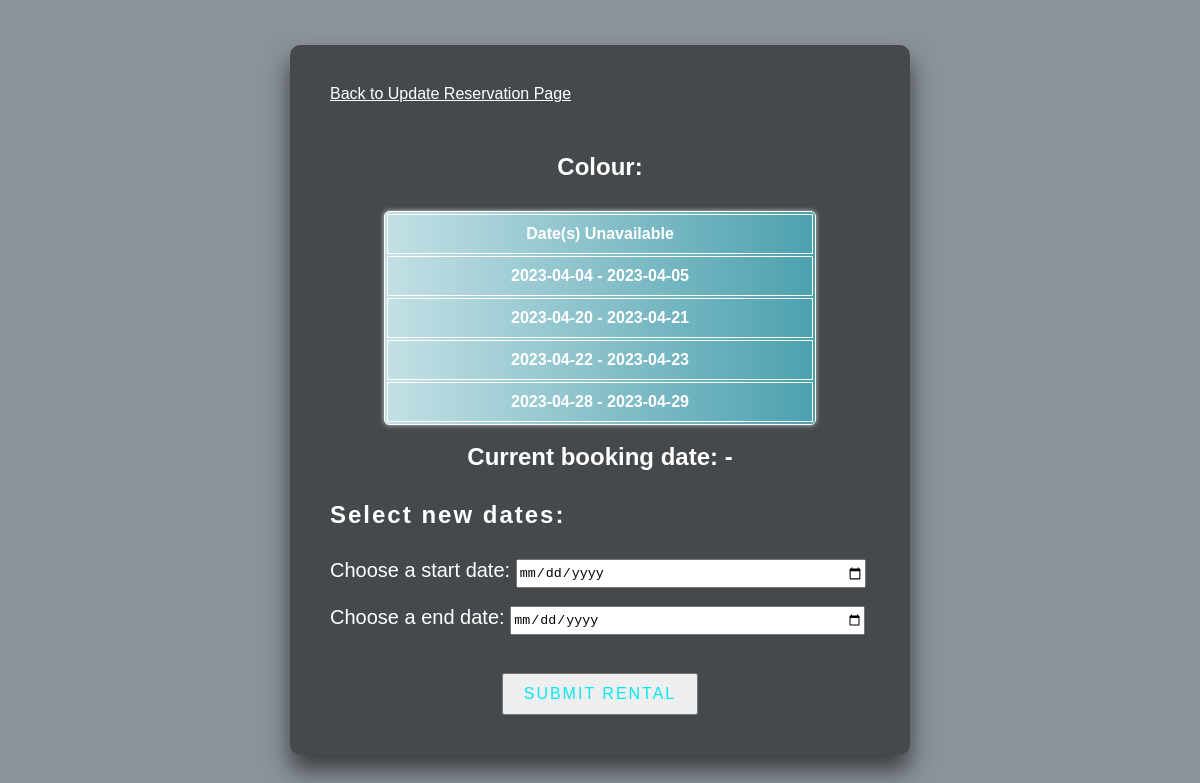
The app's page /updateReservationDate.php?car_model_id=BCFS with its own data.
### tables this page shows
CREATE TABLE `Reservation` (
  `reservation_id` varchar(100) NOT NULL,
  `staff_id` varchar(20) DEFAULT NULL,
  `car_model_id` varchar(100) DEFAULT NULL,
  `start_date` date DEFAULT NULL,
  `end_date` date DEFAULT NULL
);

### src/updateReservationDate.php (the view, shortened to what this page needs)
<?php
	include("connection.php");
    $car_model_id = $_GET["car_model_id"];
    $car_name = $_GET["car_name"];
    $car_colour = $_GET["car_colour"];
    $start_date = $_GET["start_date"];
    $end_date = $_GET["end_date"];
    $old_reservation_id = $_GET["id"];
    $car_data_query = "SELECT Car.car_name, Reservation.start_date, Reservation.end_date FROM Reservation INNER JOIN Car ON Car.car_model_id = Reservation.car_model_id WHERE Reservation.start_date <> '$start_date' AND Reservation.end_date <> '$end_date' AND Reservation.car_model_id = '$car_model_id' ORDER BY Reservation.start_date ASC";
    $car_data_result = mysqli_query($con, $car_data_query);
?>
<!DOCTYPE html>
<html>
<head>
    <link rel="stylesheet" href="style.css">
    <div class="login-box" style="width: 620px;">
	<div id="box">
</head>
<body>
<a href="updateReservation.php?id=<?php echo $old_reservation_id;?>" style="color: white;">Back to Update Reservation Page</a><br>
	<br>
	<div id="box">
        <h1><?php echo $car_name?></h1>
        <h2>Colour: <?php echo $car_colour?></h2>
        <?php
            $header_printed = false;
            if(mysqli_num_rows($car_data_result) > 0) {
                while($car_data = mysqli_fetch_assoc($car_data_result))
                {
                    $date_unavailable = $car_data['start_date'] . " - " . $car_data['end_date'];
                    if(!empty($date_unavailable)) {
                        if(!$header_printed) {
                            ?>
                            <table style="border: 1px solid white;">
                                <tr>
                                    <td style="border: 1px solid white"><strong> Date(s) Unavailable </strong></td>
                                </tr>
                            <?php
                            $header_printed = true;
                        }
                        ?>
                            <tr>
                                <td style="border: 1px solid white;"><strong><?php echo $date_unavailable ?></strong></td>
                            </tr>
                        <?php
                    }
                }
            }
            if(!$header_printed) {
                ?>
                <h3>All dates available</h3>
                <?php
            } else {
                ?>
                </table>
                <?php
            }
        ?>
        <br><h2>Current booking date: <?php echo $start_date . " - " . $end_date ?></h2>
        <form method="post" onsubmit="return validateDates()">
			<h2 style= "text-align: left; letter-spacing: 2px;">Select new dates:</h2>
			<label for="new_start_date" style="font-size: 20px; color: white;">Choose a start date: </label>
			<input type="date" id="new_start_date" name="new_start_date" required style="width: 345px; height: 25px"><br><br>
            <label for="new_end_date" style="font-size: 20px; color: white;">Choose a end date: </label>
			<input type="date" id="new_end_date" name="new_end_date" required style="width: 350px; height: 25px"><br><br>
            <div class="centers">
                <button input type="submit" value="Submit Rental">
                Submit Rental
                </button>
            </div>
		</form>
	</div>
</body>
</html>

### src/style.css (style rules this page uses)
html { height: 100%; max-width: 100%; overflow-x: hidden; }
body { margin: 0; padding: 0; font-family: sans-serif; background: #8B939A; background-size: cover; max-width: 100%; }
.login-box { position: absolute; top: 50%; left: 50%; width: 400px; padding: 40px; transform: translate(-50%, -50%); background: rgba(0, 0, 0, 0.5); box-sizing: border-box; box-shadow: 0 15px 25px rgba(0, 0, 0, 0.6); border-radius: 10px; }
.login-box h1 { font-size: 50px; margin: 0 0 20px; padding: 6px; color: #fff; text-align: center; }
.login-box h2 { margin: 0 0 30px; padding: 0; color: #fff; text-align: center; }
.login-box form a, .login-box form button { position: relative; display: inline-block; padding: 10px 20px; color: #03e9f4; font-size: 16px; text-decoration: none; text-transform: uppercase; overflow: hidden; transition: .5s; margin-top: 20px; letter-spacing: 2px }

### src/updateReservationDate.php (style rules this page uses)
table { width: 80%; margin: 0 auto; color: white; background: linear-gradient(to left,#4ca1af, #c4e0e5); box-shadow: 0px 0px 5px #ccc; border: none; border-radius: 5px; }
th, td { padding: 10px; text-align: center; }
.centers { text-align: center; }

### records on screen
reservation: shows "Date(s) Unavailable", date_unavailable "2023-04-04 - 2023-04-05"
reservation: date_unavailable "2023-04-20 - 2023-04-21"
reservation: date_unavailable "2023-04-22 - 2023-04-23"
reservation: date_unavailable "2023-04-28 - 2023-04-29"
